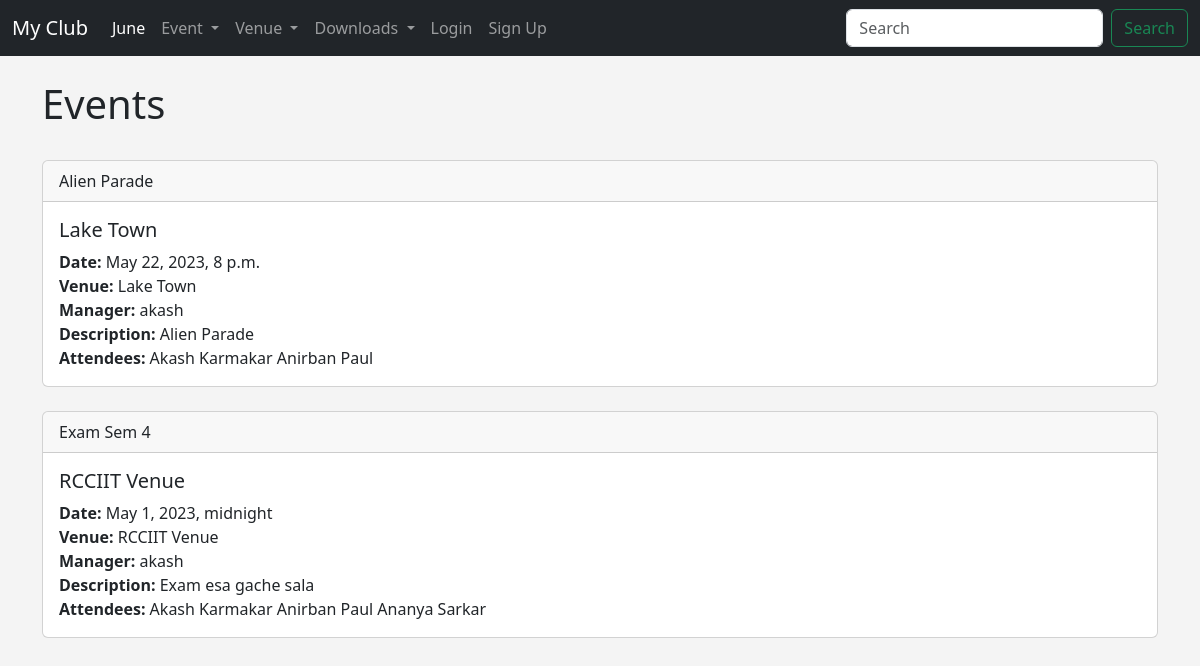
Before: /events with the older database file.
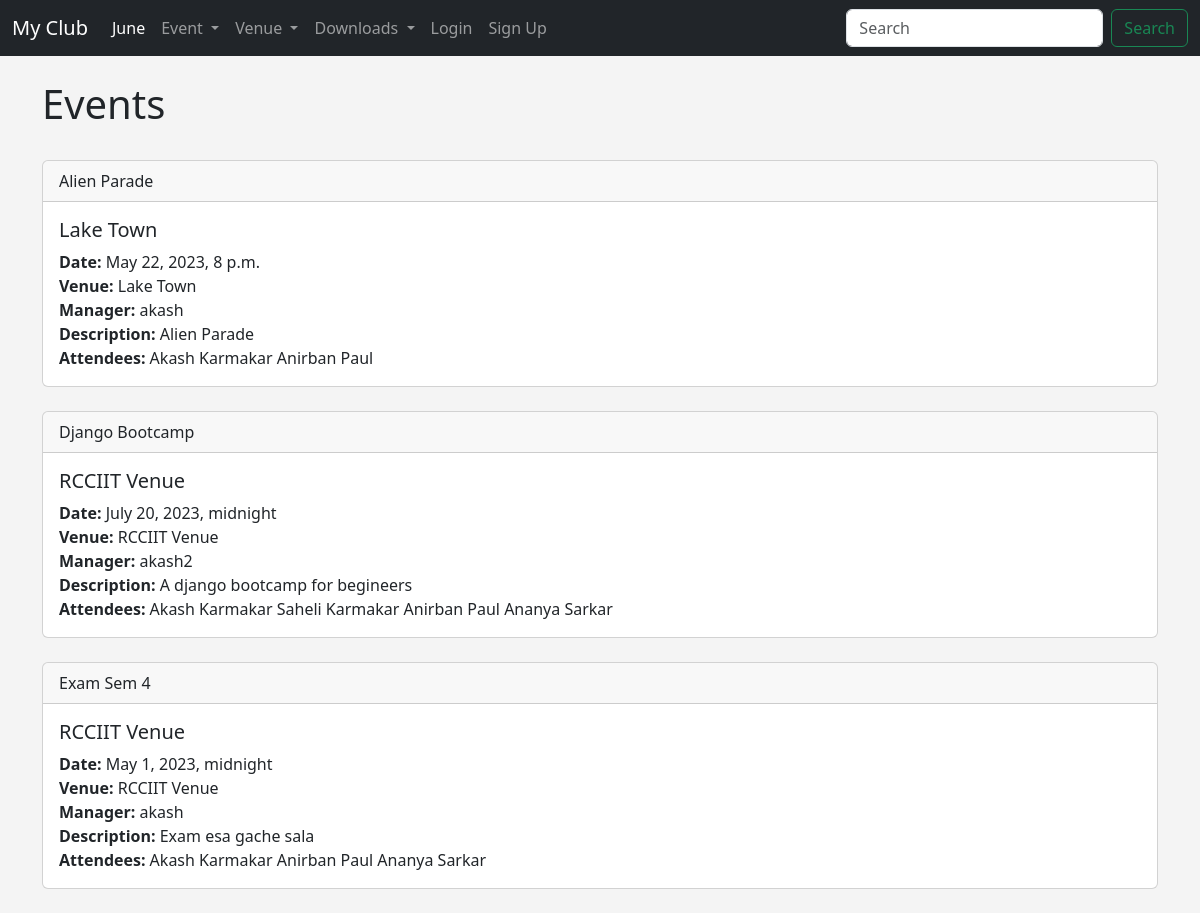
After: the same page with the newer database file.
### events/models.py (models this page shows)
class Event(models.Model):
    name = models.CharField('Event Name', max_length=120)
    event_date = models.DateTimeField('Event Date')
    venue = models.ForeignKey(Venue, blank=True, null=True, on_delete=models.CASCADE)
    manager = models.ForeignKey(User, blank=True, null=True, on_delete=models.SET_NULL)
    description = models.TextField(blank=True)
    attendees = models.ManyToManyField(MyClubUser, blank=True)
    def __str__(self):
        return self.name

class Venue(models.Model):
    name = models.CharField('Venue Name', max_length=120)
    address = models.CharField(max_length=300)
    zip_code = models.CharField('Zip Code', max_length=30)
    phone = models.IntegerField('Phone no', blank=True)
    web = models.URLField('Web Site', blank=True)
    email_address = models.EmailField('Email Address', max_length=120, blank=True)
    owner = models.ForeignKey(User, blank=False, on_delete=models.CASCADE, default=1)
    def __str__(self):
        return self.name

class MyClubUser(models.Model):
    first_name = models.CharField('First Name', max_length=30)
    last_name = models.CharField('Last Name', max_length=30)
    email = models.EmailField('User Email', max_length=120)
    def __str__(self):
        return f"{self.first_name} {self.last_name}"

### events/views.py (the view)
# urls.py: path('events', views.all_events, name="list-events"),
def all_events(request):
    event_list = Event.objects.all().order_by('name')
    return render(request, 'events/event_list.html', {"event_list": event_list})

### templates/events/event_list.html (shortened to what this page needs)
{% extends 'events/base.html' %}
{% block content %}
    <h1>Events</h1>
    <br>
    {% for event in event_list %}
        <div class="card">
          <div class="card-header">
            {{ event }}
          </div>
          <div class="card-body">
            <h5 class="card-title">{{ event.venue }}</h5>
            <p class="card-text">
                <strong>Date: </strong>{{ event.event_date }}
                <br>
                <strong>Venue: </strong>{{ event.venue }}
                <br><strong>Manager: </strong>{{ event.manager }}
                <br><strong>Description: </strong>{{ event.description }}
                <br><strong>Attendees: </strong>{% for user in event.attendees.all %} {{ user }} {% endfor %}
                <br>
            </p>
          </div>
        </div>
        <br>
    {% endfor %}
{% endblock %}

Changed rows visible on the page:
added Event: name "Django Bootcamp", venue "RCCIIT Venue", event_date "July 20, 2023, midnight", manager "akash2", description "A django bootcamp for begineers", MyClubUser (first_name+last_name "Akash Karmakar"), MyClubUser (first_name+last_name "Anirban Paul"), MyClubUser (first_name+last_name "Ananya Sarkar")
now on this page (row unchanged): MyClubUser: first_name+last_name "Saheli Karmakar", shown under "Django Bootcamp"
